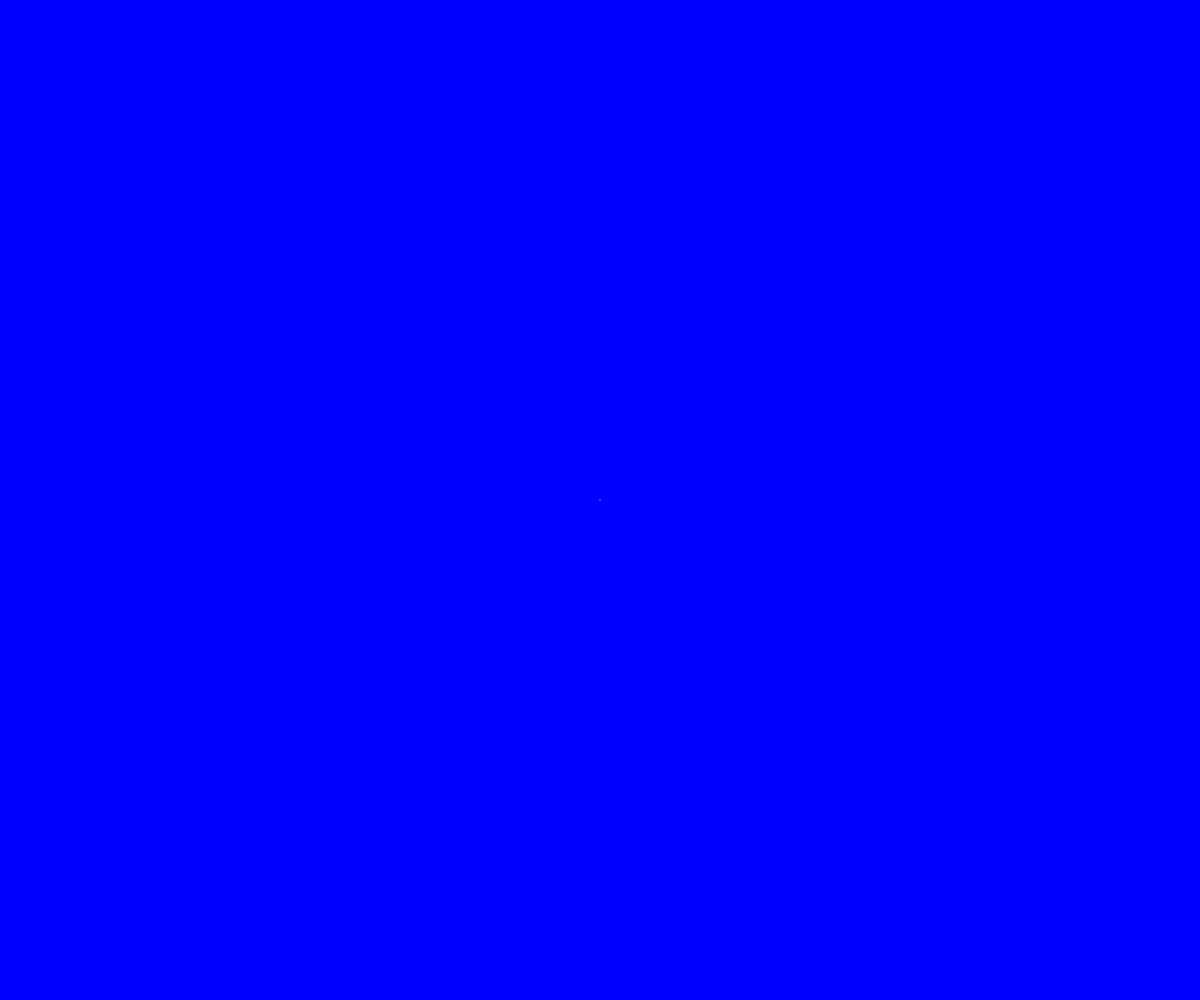
Frame 1 (no input)
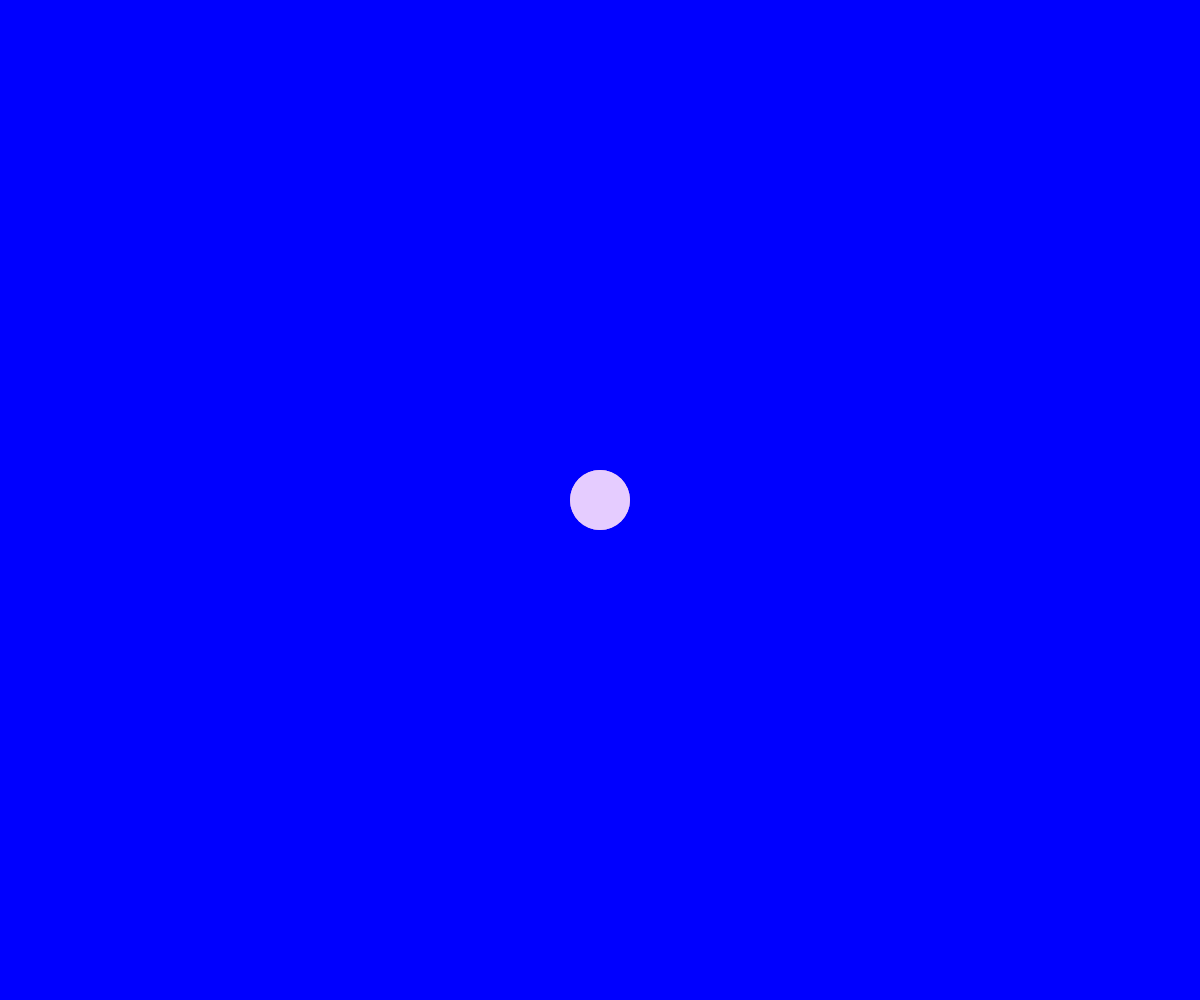
Frame 60 (no input)
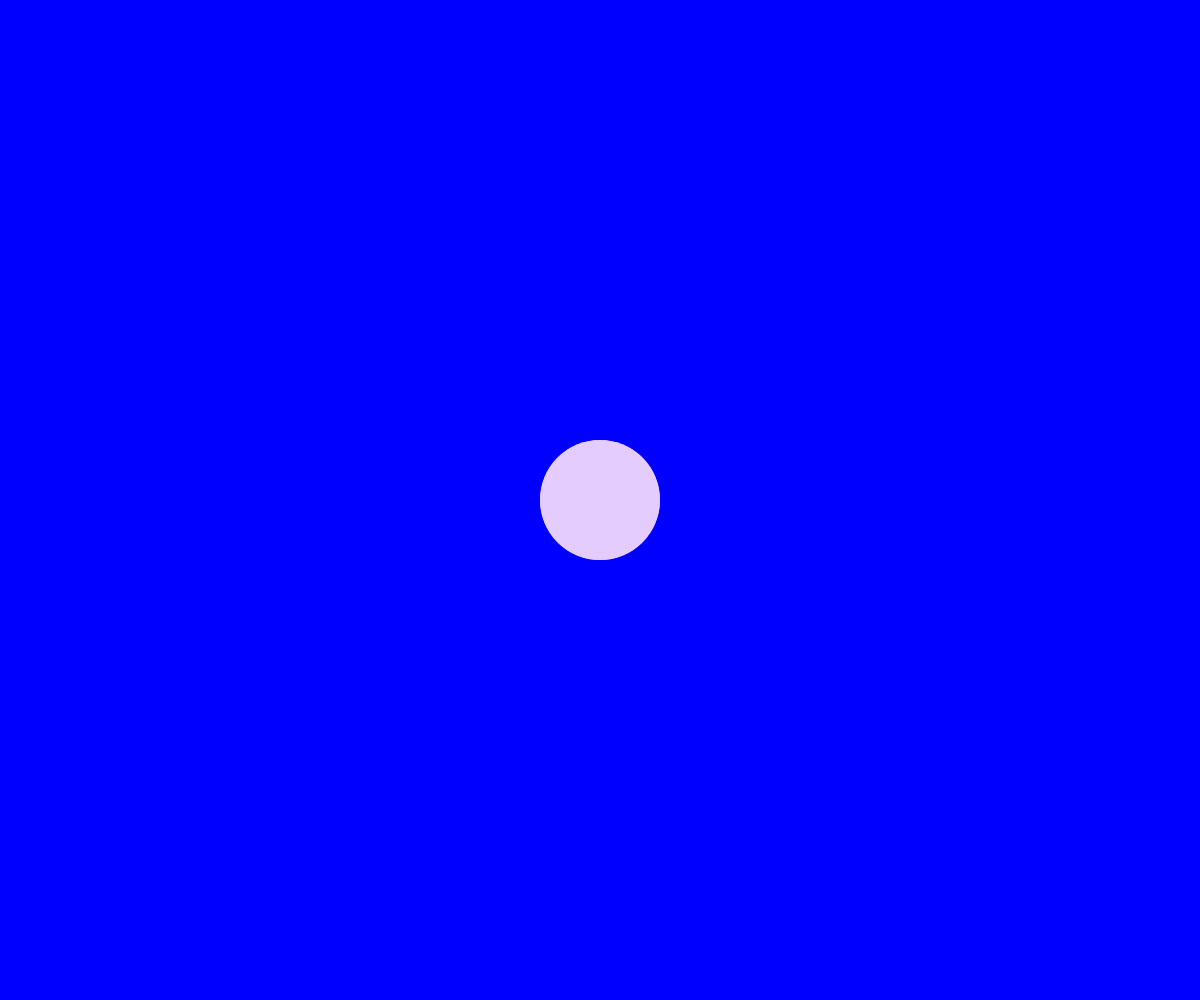
Frame 120 (the mouse pressed at the canvas centre since frame 60)

The p5.js sketch that drew these frames (run headless with seeded random() and noise() and a simulated clock; from frame 60 on, the mouse is pressed at the canvas centre):

// p5.js sketch
// ── sketch.js
var button;
var StepSize =  5 
var Counter = 100
var Sign =1; 
var running=true;

function setup() {
	createCanvas(windowWidth, windowHeight);
	centerX=windowWidth/2;
	centerY=windowHeight/2;
	background(0,0,255);
	frameRate(1000);
	
}
function draw() {		
	if (running) {
		Counter = Counter + Sign * StepSize;
	}

fill(204,153,205);
noStroke();
ellipse(centerX,centerY,frameCount%750,frameCount%250);
fill(229,204,255);
ellipse(centerX,centerY,frameCount%200,frameCount%350)
}
function Freeze (){
	running = !running;
}
